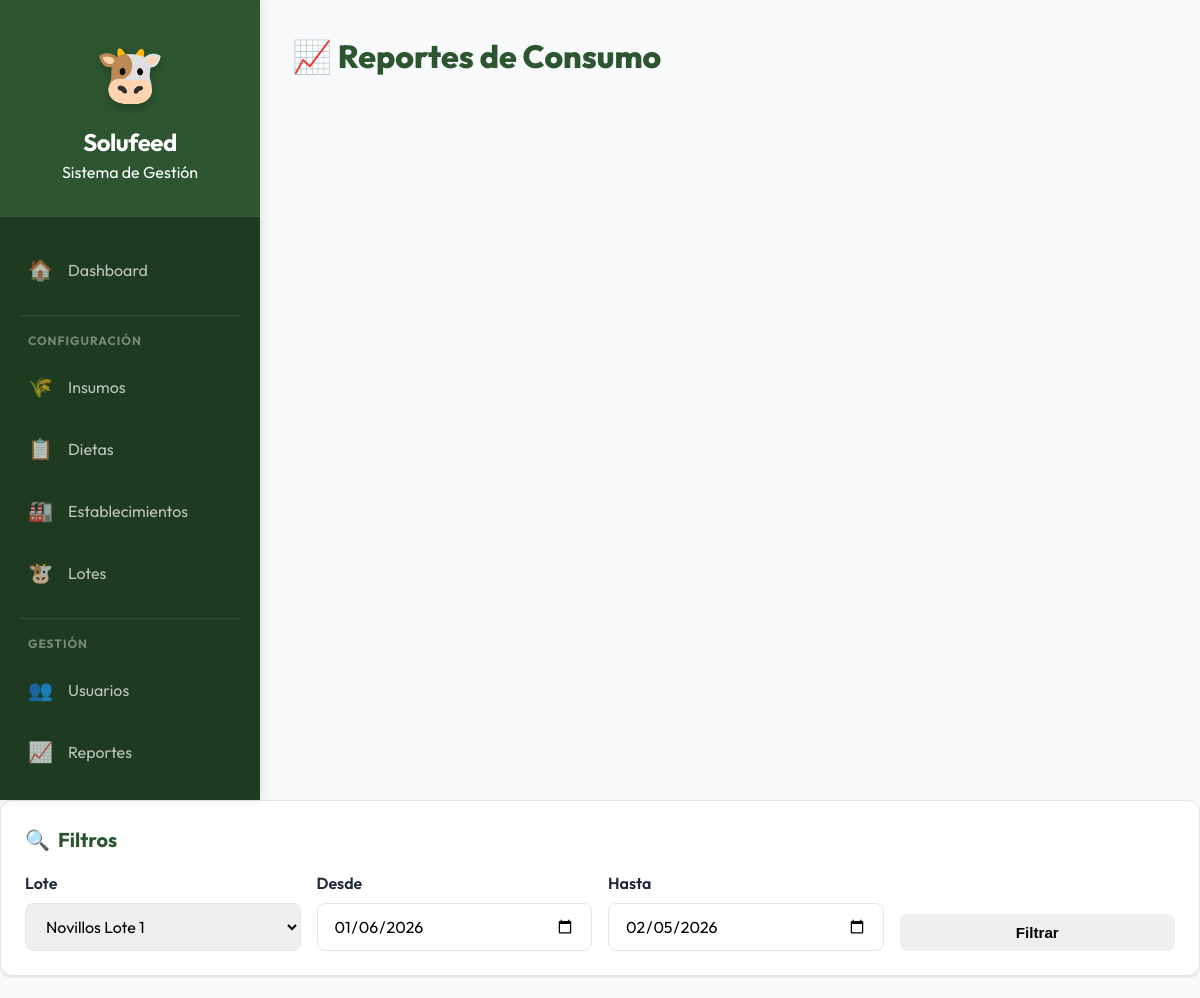
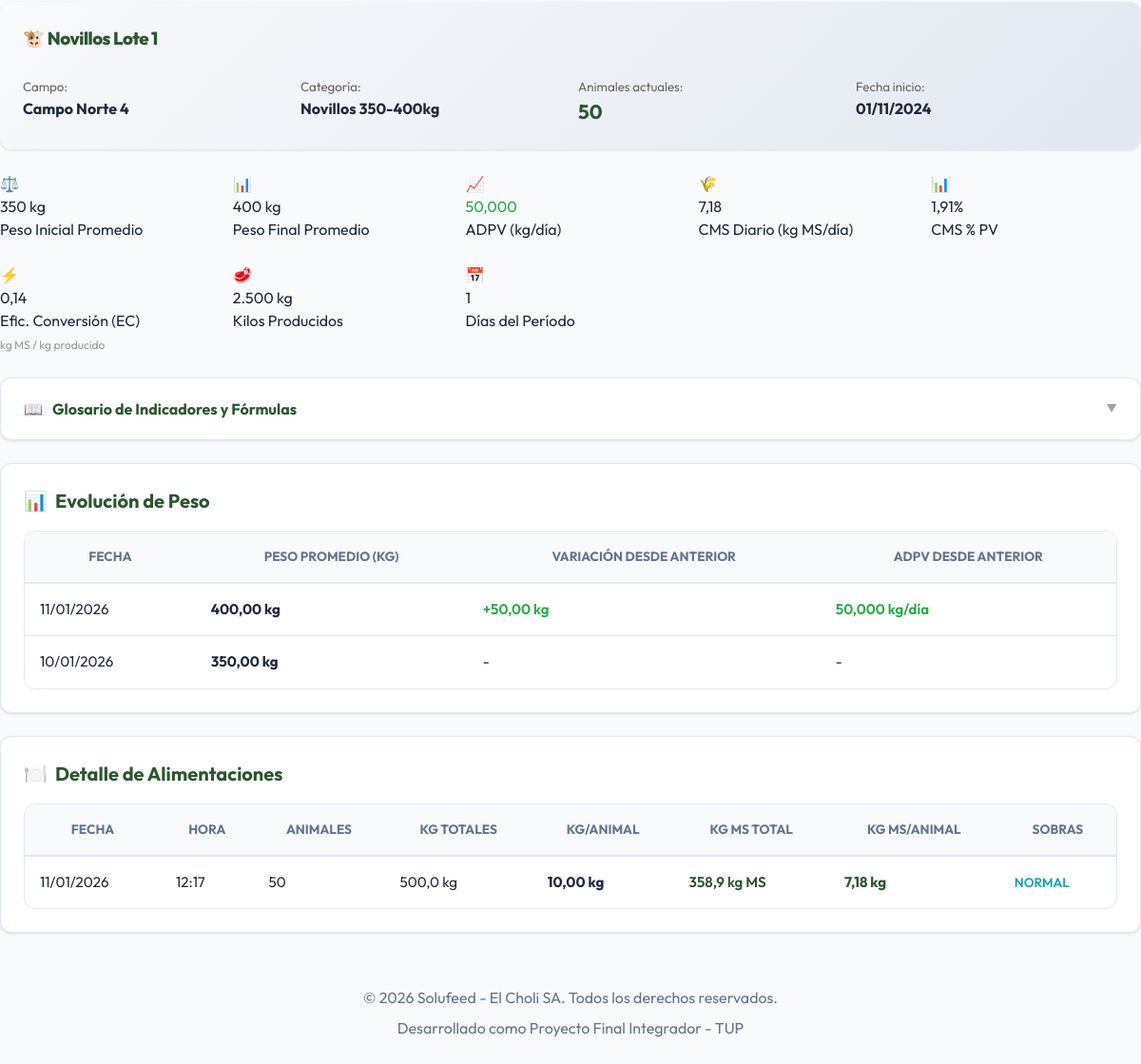
Screenshot of /solufeed/admin/reportes/consumo.php (signed in) with the database file from the repository (2 pictures, top to bottom).
### tables this page shows
CREATE TABLE `tropa` (
  `id_tropa` int(11) NOT NULL,
  `nombre` varchar(100) NOT NULL,
  `id_campo` int(11) NOT NULL,
  `categoria` varchar(50) DEFAULT NULL,
  `fecha_inicio` date NOT NULL,
  `cantidad_inicial` int(11) NOT NULL,
  `activo` tinyint(1) NOT NULL DEFAULT 1,
  `fecha_creacion` datetime NOT NULL,
  `fecha_actualizacion` datetime DEFAULT NULL
);

CREATE TABLE `campo` (
  `id_campo` int(11) NOT NULL,
  `nombre` varchar(100) NOT NULL,
  `ubicacion` varchar(255) DEFAULT NULL,
  `activo` tinyint(1) NOT NULL DEFAULT 1
);

CREATE TABLE `pesada` (
  `id_pesada` int(11) NOT NULL,
  `id_tropa` int(11) NOT NULL,
  `id_usuario` int(11) NOT NULL,
  `fecha` date NOT NULL,
  `peso_promedio` decimal(8,2) NOT NULL,
  `animales_esperados` int(11) NOT NULL,
  `animales_vistos` int(11) NOT NULL,
  `hay_diferencia` tinyint(1) NOT NULL DEFAULT 0,
  `origen_registro` enum('OFFLINE','ONLINE') NOT NULL DEFAULT 'OFFLINE',
  `fecha_sincronizacion` datetime DEFAULT NULL,
  `fecha_creacion` datetime NOT NULL
);

### solufeed/admin/reportes/consumo.php (the view, shortened to what the rows shown need)
<?php
require_once '../../includes/functions.php';
$db = getConnection();
$lote_filtro = isset($_GET['lote']) ? (int) $_GET['lote'] : 0;
$fecha_desde = isset($_GET['fecha_desde']) ? $_GET['fecha_desde'] : date('Y-m-d', strtotime('-30 days'));
$fecha_hasta = isset($_GET['fecha_hasta']) ? $_GET['fecha_hasta'] : date('Y-m-d');
$stmt_l = $db->query("SELECT id_tropa, nombre FROM tropa WHERE activo = 1 ORDER BY nombre ASC");
$lotes_disponibles = $stmt_l->fetchAll(PDO::FETCH_ASSOC);
if ($lote_filtro === 0 && !empty($lotes_disponibles)) {
    $lote_filtro = (int)$lotes_disponibles[0]['id_tropa'];
}
$lote_seleccionado = null;
$animales_presentes = 0;
$pesadas_array = [];
$alimentaciones_array = [];
$peso_inicial = null;
$peso_final = null;
$peso_medio = null;
$dias_periodo = 0;
$adpv = null;
$cms_diario = null;
$cms_porcentaje_pv = null;
$ec = null;
$kg_producidos = null;
if ($lote_filtro > 0) {
    $stmt_lote = $db->prepare("
        SELECT t.*, c.nombre AS campo_nombre
        FROM tropa t
        INNER JOIN campo c ON t.id_campo = c.id_campo
        WHERE t.id_tropa = ?
    ");
    $stmt_lote->execute([$lote_filtro]);
    $lote_seleccionado = $stmt_lote->fetch(PDO::FETCH_ASSOC);
    if ($lote_seleccionado) {
        $animales_presentes = obtenerAnimalesPresentes($lote_filtro);
        $stmt_p = $db->prepare("
            SELECT peso_promedio, fecha
            FROM pesada
            WHERE id_tropa = ?
              AND fecha BETWEEN ? AND ?
            ORDER BY fecha ASC
        ");
        $stmt_p->execute([$lote_filtro, $fecha_desde, $fecha_hasta]);
        $pesadas_array = $stmt_p->fetchAll(PDO::FETCH_ASSOC);
        if (count($pesadas_array) > 0) {
            $peso_inicial = (float)$pesadas_array[0]['peso_promedio'];
            $peso_final = (float)$pesadas_array[count($pesadas_array) - 1]['peso_promedio'];
            $peso_medio = ($peso_inicial + $peso_final) / 2;
            $fecha_ini = new DateTime($pesadas_array[0]['fecha']);
            $fecha_fin = new DateTime($pesadas_array[count($pesadas_array) - 1]['fecha']);
            $dias_periodo = max(1, $fecha_ini->diff($fecha_fin)->days);
        }
        $stmt_ms = $db->prepare("
            SELECT
                COALESCE(SUM(cld.kg_ms), 0) AS total_kg_ms,
                COUNT(DISTINCT cl.fecha) AS dias_con_alimentacion
            FROM consumo_lote cl
            INNER JOIN consumo_lote_detalle cld ON cl.id_consumo = cld.id_consumo
            WHERE cl.id_tropa = ?
              AND cl.fecha BETWEEN ? AND ?
        ");
        $stmt_ms->execute([$lote_filtro, $fecha_desde, $fecha_hasta]);
        $datos_ms = $stmt_ms->fetch(PDO::FETCH_ASSOC);
        $total_kg_ms = (float)($datos_ms['total_kg_ms'] ?? 0);
        $dias_con_alimentacion = (int)($datos_ms['dias_con_alimentacion'] ?? 0);
        if ($peso_inicial !== null && $peso_final !== null && $dias_periodo > 0) {
            $adpv = ($peso_final - $peso_inicial) / $dias_periodo;
            $kg_producidos = ($peso_final - $peso_inicial) * $animales_presentes;
        }
        if ($total_kg_ms > 0 && $dias_con_alimentacion > 0 && $animales_presentes > 0) {
            $cms_diario = $total_kg_ms / ($dias_con_alimentacion * $animales_presentes);
            if ($peso_medio) {
                $cms_porcentaje_pv = ($cms_diario / $peso_medio) * 100;
            }
            if ($kg_producidos && $kg_producidos > 0) {
                $ec = $total_kg_ms / $kg_producidos;
            }
        }
        $stmt_a = $db->prepare("
            SELECT
                cl.fecha,
                cl.hora,
                cl.kg_totales_tirados,
                cl.animales_presentes,
                cl.sobrante_nivel,
                SUM(cld.kg_ms) AS total_kg_ms
            FROM consumo_lote cl
            LEFT JOIN consumo_lote_detalle cld ON cl.id_consumo = cld.id_consumo
            WHERE cl.id_tropa = ?
              AND cl.fecha BETWEEN ? AND ?
            GROUP BY cl.id_consumo
            ORDER BY cl.fecha DESC, cl.hora DESC
        ");
        $stmt_a->execute([$lote_filtro, $fecha_desde, $fecha_hasta]);
        $alimentaciones_array = $stmt_a->fetchAll(PDO::FETCH_ASSOC);
    }
}
include '../../includes/header.php';
?>
<h1 style="font-weight: 800; color: var(--primary); margin-bottom: 2rem;">📈 Reportes de Consumo</h1>
</div>
<?php if ($lote_seleccionado): ?>
<div class="card" style="background: linear-gradient(135deg, var(--bg-main) 0%, #e2e8f0 100%); border: none;">
    <h3 style="color: var(--primary); margin-bottom: 1.5rem; font-weight: 800; letter-spacing: -0.5px;">
        <span>🐮</span> <?php echo htmlspecialchars($lote_seleccionado['nombre']); ?>
    </h3>
    <div style="display: grid; grid-template-columns: repeat(auto-fit, minmax(200px, 1fr)); gap: 1rem;">
        <div>
            <small style="color: #666;">Campo:</small><br>
            <strong><?php echo htmlspecialchars($lote_seleccionado['campo_nombre']); ?></strong>
        </div>
        <div>
            <small style="color: #666;">Categoría:</small><br>
            <strong><?php echo htmlspecialchars($lote_seleccionado['categoria']); ?></strong>
        </div>
        <div>
            <small style="color: #666;">Animales actuales:</small><br>
            <strong style="font-size: 1.3rem; color: #2c5530;"><?php echo $animales_presentes; ?></strong>
        </div>
        <div>
            <small style="color: #666;">Fecha inicio:</small><br>
            <strong><?php echo formatearFecha($lote_seleccionado['fecha_inicio']); ?></strong>
        </div>
    </div>
</div>
<div style="display: grid; grid-template-columns: repeat(auto-fit, minmax(200px, 1fr)); gap: 1.5rem; margin-bottom: 1.5rem;">
    <?php if ($peso_inicial): ?>
    <div class="indicador">
        <div class="indicador-icono">⚖️</div>
        <div class="indicador-valor"><?php echo formatearNumero($peso_inicial, 0); ?> kg</div>
        <div class="indicador-label">Peso Inicial Promedio</div>
    </div>
    <?php endif; ?>
    <?php if ($peso_final): ?>
    <div class="indicador">
        <div class="indicador-icono">📊</div>
        <div class="indicador-valor"><?php echo formatearNumero($peso_final, 0); ?> kg</div>
        <div class="indicador-label">Peso Final Promedio</div>
    </div>
    <?php endif; ?>
    <?php if ($adpv !== null): ?>
    <div class="indicador">
        <div class="indicador-icono">📈</div>
        <div class="indicador-valor" style="color: <?php echo $adpv > 0 ? '#28a745' : '#dc3545'; ?>">
            <?php echo formatearNumero($adpv, 3); ?>
        </div>
        <div class="indicador-label">ADPV (kg/día)</div>
    </div>
    <?php endif; ?>
    <?php if ($cms_diario !== null): ?>
    <div class="indicador">
        <div class="indicador-icono">🌾</div>
        <div class="indicador-valor"><?php echo formatearNumero($cms_diario, 2); ?></div>
        <div class="indicador-label">CMS Diario (kg MS/día)</div>
    </div>
    <?php endif; ?>
    <?php if ($cms_porcentaje_pv !== null): ?>
    <div class="indicador">
        <div class="indicador-icono">📊</div>
        <div class="indicador-valor"><?php echo formatearNumero($cms_porcentaje_pv, 2); ?>%</div>
        <div class="indicador-label">CMS % PV</div>
    </div>
    <?php endif; ?>
    <?php if ($ec !== null): ?>
    <div class="indicador">
        <div class="indicador-icono">⚡</div>
        <div class="indicador-valor"><?php echo formatearNumero($ec, 2); ?></div>
        <div class="indicador-label">Efic. Conversión (EC)</div>
        <small style="font-size: 0.75rem; color: #999;">kg MS / kg producido</small>
    </div>
    <?php endif; ?>
    <?php if ($kg_producidos !== null): ?>
    <div class="indicador">
        <div class="indicador-icono">🥩</div>
        <div class="indicador-valor"><?php echo formatearNumero($kg_producidos, 0); ?> kg</div>
        <div class="indicador-label">Kilos Producidos</div>
    </div>
    <?php endif; ?>
    <div class="indicador">
        <div class="indicador-icono">📅</div>
        <div class="indicador-valor"><?php echo $dias_periodo; ?></div>
        <div class="indicador-label">Días del Período</div>
    </div>
</div>
<details class="accordion">
    <summary>
        <div style="display: flex; align-items: center; gap: 10px;">
            <span>📖</span> Glosario de Indicadores y Fórmulas
        </div>
    </summary>
</details>
<?php if (count($pesadas_array) > 0): ?>
<div class="card">
    <h3 class="card-title"><span>📊</span> Evolución de Peso</h3>
    <div class="table-container">
        <table class="responsive-table">
            <thead>
                <tr>
                    <th>Fecha</th>
                    <th>Peso Promedio (kg)</th>
                    <th>Variación desde anterior</th>
                    <th>ADPV desde anterior</th>
                </tr>
            </thead>
            <tbody>
                <?php
                $pesadas_rows = [];
                $peso_anterior_tabla = null;
                $fecha_anterior_tabla = null;
                foreach ($pesadas_array as $pesada) {
                    $variacion = null;
                    $adpv_parcial = null;
                    if ($peso_anterior_tabla !== null && $fecha_anterior_tabla !== null) {
                        $variacion = $pesada['peso_promedio'] - $peso_anterior_tabla;
                        $fecha_ant = new DateTime($fecha_anterior_tabla);
                        $fecha_act = new DateTime($pesada['fecha']);
                        $dias_dif = max(1, $fecha_ant->diff($fecha_act)->days);
                        $adpv_parcial = $variacion / $dias_dif;
                    }
                    $pesadas_rows[] = [
                        'fecha' => $pesada['fecha'],
                        'peso_promedio' => $pesada['peso_promedio'],
                        'variacion' => $variacion,
                        'adpv_parcial' => $adpv_parcial,
                    ];
                    $peso_anterior_tabla = $pesada['peso_promedio'];
                    $fecha_anterior_tabla = $pesada['fecha'];
                }
                $pesadas_rows = array_reverse($pesadas_rows);
                foreach ($pesadas_rows as $row):
                    $variacion = $row['variacion'];
                    $adpv_parcial = $row['adpv_parcial'];
                ?>
                    <tr>
                        <td><?php echo formatearFecha($row['fecha']); ?></td>
                        <td><strong><?php echo formatearNumero($row['peso_promedio'], 2); ?> kg</strong></td>
                        <td>
                            <?php if ($variacion !== null): ?>
                                <span style="color: <?php echo $variacion >= 0 ? '#28a745' : '#dc3545'; ?>; font-weight: 600;">
                                    <?php echo $variacion >= 0 ? '+' : ''; ?><?php echo formatearNumero($variacion, 2); ?> kg
                                </span>
                            <?php else: ?>
                                -
                            <?php endif; ?>
                        </td>
                        <td>
                            <?php if ($adpv_parcial !== null): ?>
                                <span style="color: <?php echo $adpv_parcial >= 0 ? '#28a745' : '#dc3545'; ?>; font-weight: 600;">
                                    <?php echo formatearNumero($adpv_parcial, 3); ?> kg/día
                                </span>
                            <?php else: ?>
                                -
                            <?php endif; ?>
                        </td>
                    </tr>
                <?php endforeach; ?>
            </tbody>
        </table>
    </div>
</div>
<?php endif; ?>
<?php if (count($alimentaciones_array) > 0): ?>
<div class="card">
    <h3 class="card-title"><span>🍽️</span> Detalle de Alimentaciones</h3>
    <div class="table-container">
        <table>
            <thead>
                <tr>
                    <th>Fecha</th>
                    <th>Hora</th>
                    <th>Animales</th>
                    <th>Kg Totales</th>
                    <th>Kg/Animal</th>
                    <th>Kg MS Total</th>
                    <th>Kg MS/Animal</th>
                    <th>Sobras</th>
                </tr>
            </thead>
            <tbody>
                <?php foreach ($alimentaciones_array as $alim): ?>
                    <?php
                    $kg_por_animal = $alim['animales_presentes'] > 0
                        ? $alim['kg_totales_tirados'] / $alim['animales_presentes']
                        : 0;
                    $kg_ms_por_animal = $alim['animales_presentes'] > 0
                        ? $alim['total_kg_ms'] / $alim['animales_presentes']
                        : 0;
                    ?>
                    <tr>
                        <td><?php echo formatearFecha($alim['fecha']); ?></td>
                        <td><?php echo date('H:i', strtotime($alim['hora'])); ?></td>
                        <td><?php echo $alim['animales_presentes']; ?></td>
                        <td><?php echo formatearNumero($alim['kg_totales_tirados'], 1); ?> kg</td>
                        <td><strong><?php echo formatearNumero($kg_por_animal, 2); ?> kg</strong></td>
                        <td style="color: #2c5530; font-weight: 600;">
                            <?php echo formatearNumero($alim['total_kg_ms'], 1); ?> kg MS
                        </td>
                        <td style="color: #2c5530; font-weight: 600;">
                            <strong><?php echo formatearNumero($kg_ms_por_animal, 2); ?> kg</strong>
                        </td>
                        <td>
                            <?php
                            $color_sobra = '';
                            switch($alim['sobrante_nivel']) {
                                case 'NORMAL': $color_sobra = '#17a2b8'; break;
                            }
                            ?>
                            <span style="color: <?php echo $color_sobra; ?>; font-weight: 600; font-size: 0.85rem;">
                                <?php echo str_replace('_', ' ', $alim['sobrante_nivel']); ?>
                            </span>
                        </td>
                    </tr>
                <?php endforeach; ?>
            </tbody>
        </table>
    </div>
</div>
<?php endif; ?>
<?php endif; ?>
<?php include '../../includes/footer.php'; ?>

### rows the page displays
tropa: nombre "Novillos Lote 1", id_campo.nombre "Campo Norte 4", categoria "Novillos 350-400kg", animales_presentes "50", fecha_inicio "01/11/2024"
pesada: peso_promedio "350", fecha "10/01/2026", peso_promedio "350,00"
pesada: peso_promedio "400"

### other values shown
formatearNumero($adpv, 3) "50,000"
formatearNumero($cms_diario, 2) "7,18"
formatearNumero($cms_porcentaje_pv, 2) "1,91"
formatearNumero($ec, 2) "0,14"
formatearNumero($kg_producidos, 0) "2.500"
$dias_periodo "1"
formatearFecha($row['fecha']) "11/01/2026"
formatearNumero($row['peso_promedio'], 2) "400,00"
formatearNumero($variacion, 2) "50,00"
formatearNumero($adpv_parcial, 3) "50,000"
formatearFecha($alim['fecha']) "11/01/2026"
date('H:i', strtotime($alim['hora'])) "12:17"
$alim['animales_presentes'] "50"
formatearNumero($alim['kg_totales_tirados'], 1) "500,0"
formatearNumero($kg_por_animal, 2) "10,00"
